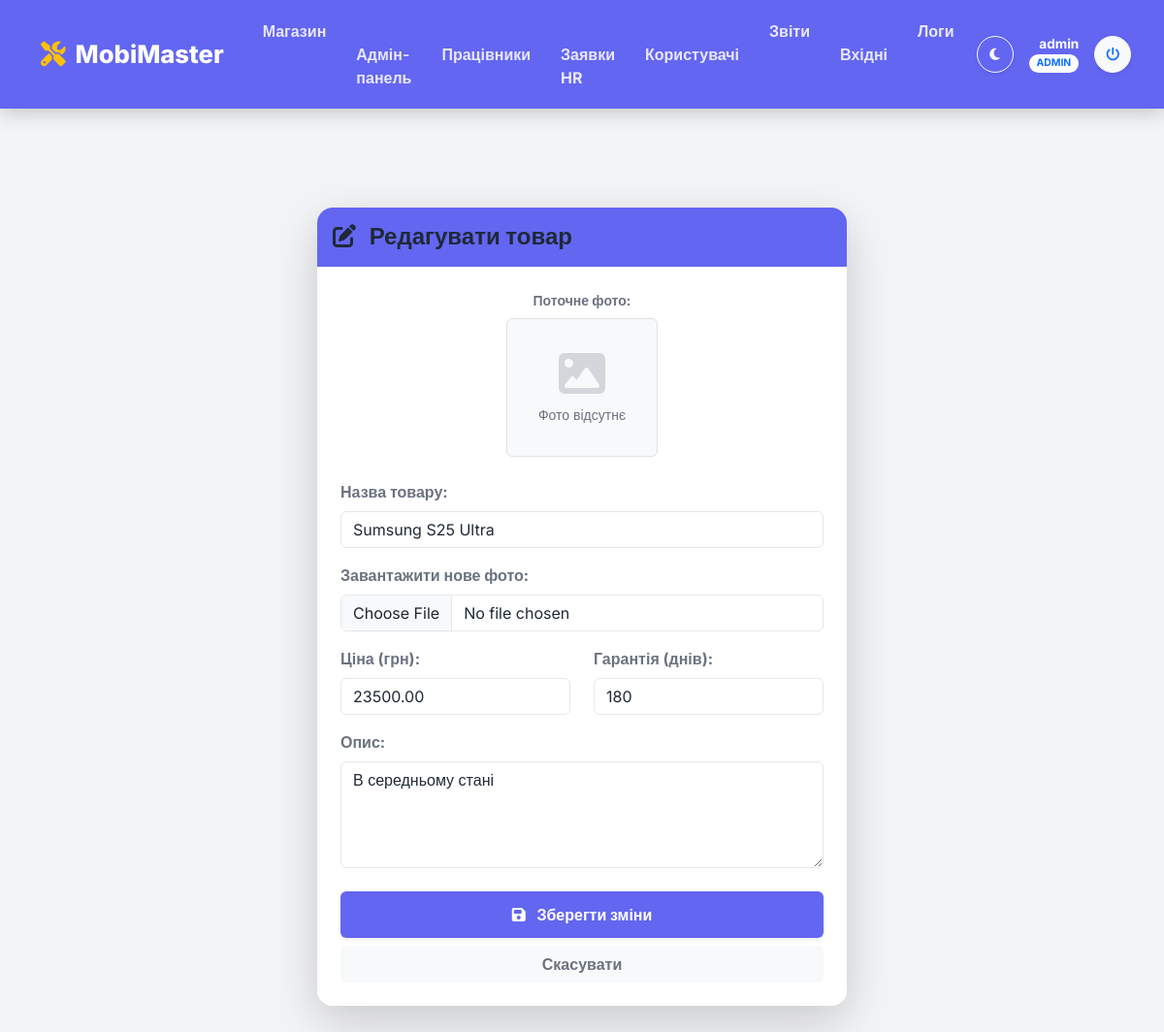
The page /edit_product.php?id=45 (signed in) on the database its author committed.
### tables this page shows
CREATE TABLE `products_services` (
  `id` int(11) NOT NULL,
  `name` varchar(150) NOT NULL COMMENT 'Назва послуги або запчастини',
  `type` enum('service','product') NOT NULL DEFAULT 'service' COMMENT 'Тип: послуга чи товар',
  `price` decimal(10,2) NOT NULL COMMENT 'Ціна за прайсом',
  `warranty_days` int(11) DEFAULT 0 COMMENT 'Гарантія у днях (0 якщо немає)',
  `description` text DEFAULT NULL COMMENT 'Опис характеристик',
  `is_sold` int(11) DEFAULT 0,
  `image` varchar(255) DEFAULT NULL
);

### edit_product.php (the view, shortened to what this page needs)
<?php
require 'db.php';
$id = $_GET['id'] ?? null;
$stmt = $pdo->prepare("SELECT * FROM products_services WHERE id = ?");
$stmt->execute([$id]);
$product = $stmt->fetch();
include 'header.php';
?>
<div class="row justify-content-center py-5">
    <div class="col-md-6">
        <div class="card shadow-lg border-0" style="border-radius: 16px; overflow: hidden;">
            <div class="card-header text-white border-0 pt-3 pb-3" style="background-color: #6366f1;">
                <h4 class="mb-0 fw-bold"><i class="fa-solid fa-pen-to-square me-2"></i> Редагувати товар</h4>
            </div>
            <div class="card-body p-4 bg-white">
                <form method="POST" enctype="multipart/form-data">
                    <div class="mb-4 text-center">
                        <label class="form-label fw-bold d-block text-secondary small">Поточне фото:</label>
                        <div class="d-inline-block p-2 border rounded bg-light">
                            <?php if (!empty($product['image']) && file_exists('uploads/' . $product['image'])): ?>
                                <img src="uploads/<?= htmlspecialchars($product['image']) ?>" style="max-height: 150px; max-width: 100%; border-radius: 8px;">
                            <?php else: ?>
                                <div class="text-muted p-4">
                                    <i class="fa-solid fa-image fa-3x mb-2 opacity-25"></i>
                                    <p class="mb-0 small">Фото відсутнє</p>
                                </div>
                            <?php endif; ?>
                        </div>
                    </div>
                    <div class="mb-3">
                        <label class="form-label fw-bold text-secondary">Назва товару:</label>
                        <input type="text" name="name" class="form-control" value="<?= htmlspecialchars($product['name']) ?>" required>
                    </div>
                    <div class="mb-3">
                        <label class="form-label fw-bold text-secondary">Завантажити нове фото:</label>
                        <input type="file" name="photo" class="form-control" accept="image/*">
                    </div>
                    <div class="row">
                        <div class="col-md-6 mb-3">
                            <label class="form-label fw-bold text-secondary">Ціна (грн):</label>
                            <input type="number" step="0.01" name="price" class="form-control" value="<?= $product['price'] ?>" required>
                        </div>
                        <div class="col-md-6 mb-3">
                            <label class="form-label fw-bold text-secondary">Гарантія (днів):</label>
                            <input type="number" name="warranty" class="form-control" value="<?= $product['warranty_days'] ?>">
                        </div>
                    </div>
                    <div class="mb-3">
                        <label class="form-label fw-bold text-secondary">Опис:</label>
                        <textarea name="description" class="form-control" rows="4"><?= htmlspecialchars($product['description']) ?></textarea>
                    </div>
                    <div class="d-grid gap-2 mt-4">
                        <button type="submit" class="btn btn-primary fw-bold shadow-sm" style="background-color: #6366f1; border: none; padding: 12px;">
                            <i class="fa-solid fa-floppy-disk me-2"></i> Зберегти зміни
                        </button>
                        <a href="index.php?tab=sales" class="btn btn-light text-muted fw-bold">Скасувати</a>
                    </div>
                </form>
            </div>
        </div>
    </div>
</div>
<?php include 'footer.php'; ?>

### header.php (style rules this page uses)
:root { --bg-body: #f3f4f6; --bg-card: #ffffff; --bg-secondary: #f9fafb; --text-main: #1f2937; --text-muted: #6b7280; --border-color: #e5e7eb; --navbar-bg: #6366f1; --input-bg: #ffffff; --table-border: #e5e7eb; }
body { background-color: var(--bg-body) !important; color: var(--text-main) !important; font-family: 'Inter', sans-serif; min-height: 100vh; display: flex; flex-direction: column; transition: background-color 0.3s, color 0.3s; }
.card, body.dark-mode .bg-white { background-color: var(--bg-card) !important; color: var(--text-main) !important; border-color: var(--border-color) !important; }
.form-control, .form-select { background-color: var(--input-bg) !important; color: var(--text-main) !important; border-color: var(--border-color) !important; }
.form-control::placeholder { color: var(--text-muted); }
.text-dark, h1, h2, h3, h4, h5, h6 { color: var(--text-main) !important; }
.text-muted, .text-secondary { color: var(--text-muted) !important; }

### rows shown on the page
products_services: name "Sumsung S25 Ultra", price "23500.00", warranty "180", description "В середньому стані"

### other values the page prints
$_SESSION['full_name'] "admin"
